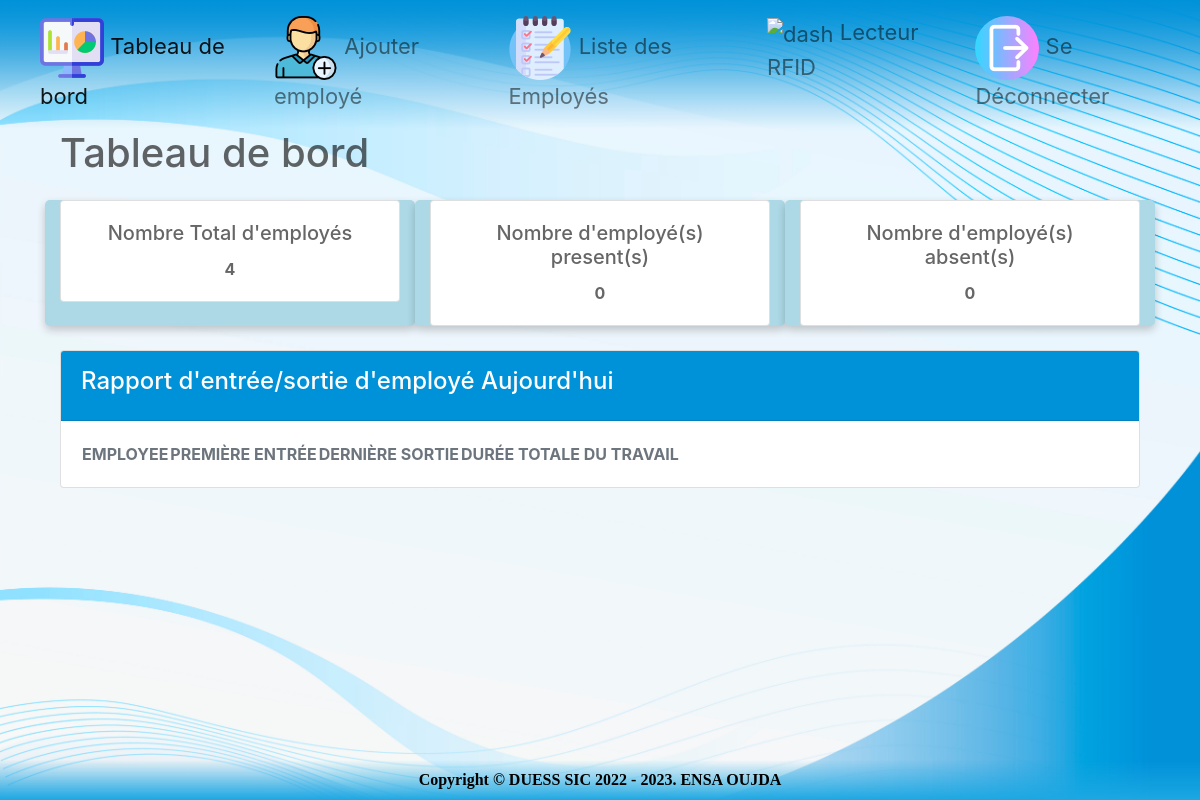
The app's page / (signed in), older data.
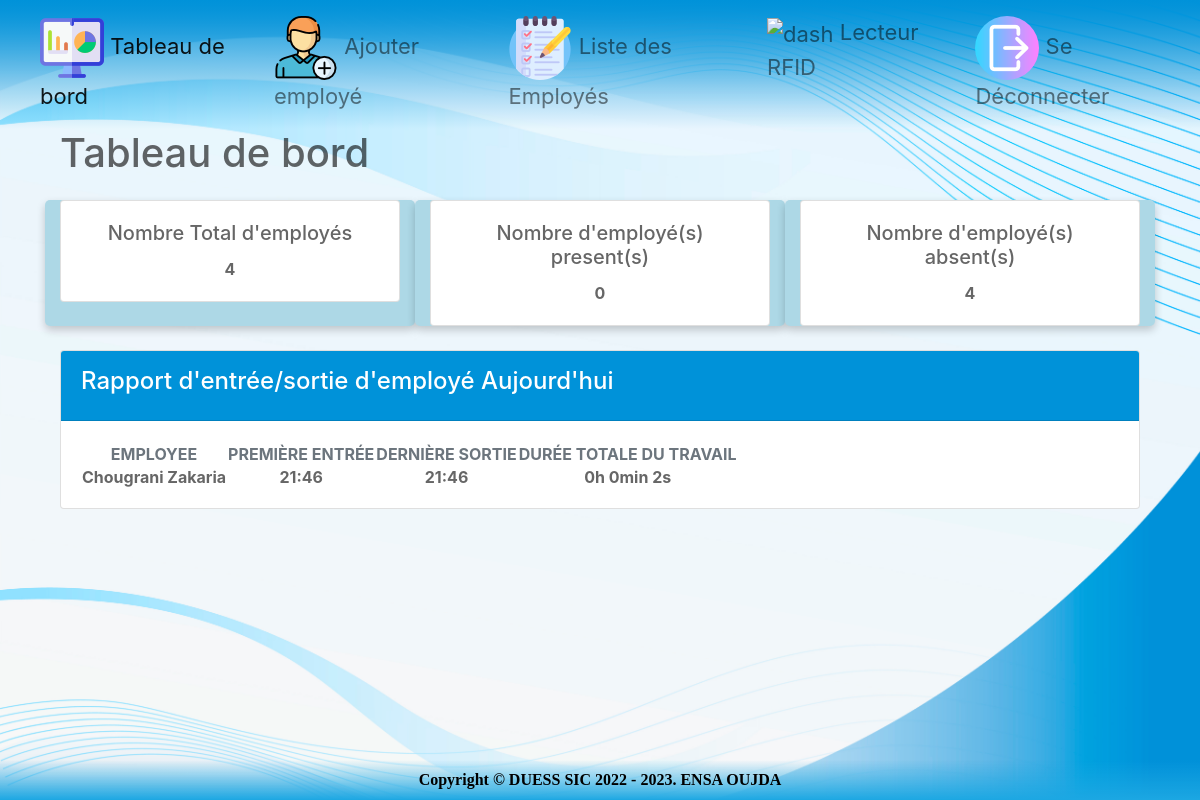
The same page, newer data.
### app/models.py (models this page shows, shortened)
class Employe(models.Model):
    nom = models.CharField(max_length=50)
    prenom = models.CharField(max_length=50)
    SEXE = [
        ("HOMME", "Homme"),
        ("FEMME", "Femme"),
    ]
    sexe = models.CharField(max_length=5, choices=SEXE)
    email = models.EmailField(max_length=254)
    tel = models.CharField(max_length=20)
    date_enregistrement = models.DateTimeField(auto_now_add=True)
    num_rfid = models.CharField(max_length=20, unique=True)

class EntreeSortie(models.Model):
    employe = models.ForeignKey(Employe, on_delete=models.CASCADE, related_name='entree_sorties')
    date_event = models.DateField(auto_now_add=True)
    TYPE_EVENT = [
        ("ENTREE", "Entree"),
        ("SORTIE", "Sortie"),
    ]
    type_event = models.CharField(max_length=6, choices=TYPE_EVENT)
    time = models.TimeField(auto_now_add=True)

### app/views.py (the view)
# urls.py: path("", views.dashboard, name="dashboard"),
@login_required(login_url='acces')
def dashboard(request):
    current_date = datetime.now()
    employee_count = Employe.objects.count()
    entry_exits = EntreeSortie.objects.filter(date_event=current_date).values('employe').distinct()
    report = []
    employee_count_p = 0  # Compteur pour les employés présents
    employee_count_a = 0  # Compteur pour les employés absents
    for entry_exit in entry_exits:
        employe_id = entry_exit['employe']
        employe = Employe.objects.get(pk=employe_id)
        first_entry = EntreeSortie.objects.filter(employe=employe, date_event=current_date, type_event='ENTREE').order_by('time').first()
        last_exit = EntreeSortie.objects.filter(employe=employe, date_event=current_date, type_event='SORTIE').order_by('-time').first()
        history_events = EntreeSortie.objects.filter(employe=employe, date_event=current_date)
        total_work_duration = timedelta()  # Réinitialisation de la durée de travail pour chaque employé
        duration_formatted = ""  # Réinitialisation du format de la durée pour chaque employé
        for i in range(0, len(history_events), 2):
            entry = history_events[i]
            exit_ = history_events[i + 1] if i + 1 < len(history_events) else None
            time_entry = datetime.combine(datetime.today().date(), entry.time)
            if exit_:
                time_exit = datetime.combine(datetime.today().date(), exit_.time)
                time_difference = time_exit - time_entry
                total_work_duration += time_difference
                total_duration = timedelta(seconds=total_work_duration.total_seconds())
                total_seconds = total_duration.total_seconds()
                hours, remainder = divmod(total_seconds, 3600)
                minutes, seconds = divmod(remainder, 60)
                duration_formatted = f"{hours:.0f}h {minutes:.0f}min {seconds:.0f}s"
            else:
                exit_ = None
        if entry:
            employee_count_p += 1
            employee_count_a = employee_count - employee_count_p
        if exit_:
            employee_count_p -= 1
            employee_count_a = employee_count - employee_count_p
        report.append({
            'Employe_nom': employe.nom,
            'Employe_prenom': employe.prenom,
            'premier_entre': first_entry.time if first_entry else 'No entry recorded',
            'dernier_sortie': last_exit.time if last_exit else 'No exit recorded',
            'total_work_duration': f'{duration_formatted}'
        })
    context = {
        'report': report,
        'employee_count_p': employee_count_p,
        'employee_count_a': employee_count_a,
        'employee_count': employee_count
    }
    return render(request, 'dashboard.html', context)

### templates/dashboard.html (shortened to what the changed rows need)
{% extends 'base.html' %}
{% load static %}
{% block content %}
    <div class="container">
        <h1 style="padding-bottom: 15px">Tableau de bord</h1>
        <div class="row">
            <div class="col-sm">
                <div class="card">
                    <div class="card-body">
                        <h5 class="card-title">Nombre d'employé(s) absent(s)</h5>
                        <p class="card-text text-center">{{ employee_count_a }}</p>
                    </div>
                </div>
            </div>
        </div>
        <br>
        <div class="row">
            <div class="col-12">
                <div class="card">
                    <div class="card-body">
                        <div class="table-responsive">
                            <table id="tableEntryExite">
                                <thead>
                                <tr>
                                    <th class="text-center text-uppercase text-secondary text-xxs font-weight-bolder opacity-7">
                                        Employee
                                    </th>
                                    <th class="text-center text-uppercase text-secondary text-xxs font-weight-bolder opacity-7">
                                        Première entrée
                                    </th>
                                    <th class="text-center text-uppercase text-secondary text-xxs font-weight-bolder opacity-7">
                                        Dernière sortie
                                    </th>
                                    <th class="text-center text-uppercase text-secondary text-xxs font-weight-bolder opacity-7">
                                        durée totale du travail
                                    </th>
                                </tr>
                                </thead>
                                <tbody>
                                {% for item in report %}
                                    <tr>
                                        <td class="align-middle text-center">
                                            <h6 class="text-xs font-weight-bold mb-0">{{ item.Employe_nom|title }} {{ item.Employe_prenom|title }}</h6>
                                        </td>
                                        <td class="align-middle text-center">
                                            <h6 class="text-xs font-weight-bold mb-0">
                                                {{ item.premier_entre|default:"No entry recorded"|time:"H:i" }}</h6>
                                        </td>
                                        <td class="align-middle text-center">
                                            <h6 class="text-xs font-weight-bold mb-0">
                                                {{ item.dernier_sortie|default:"No exit recorded"|time:"H:i" }}</h6>
                                        </td>
                                        <td class="align-middle text-center">
                                            <h6 class="text-xs font-weight-bold mb-0">{{ item.total_work_duration }}</h6>
                                        </td>
                                    </tr>
                                {% endfor %}
                                </tbody>
                            </table>
                        </div>
                    </div>
                </div>
            </div>
        </div>
    </div>
{% endblock %}

Row changes from the older to the newer data that the page shows:
now on this page (row unchanged): Employe: Employe_nom "Chougrani", Employe_prenom "Zakaria"
added EntreeSortie: premier_entre "21:46"
added EntreeSortie: dernier_sortie "21:46"
Text that changed along with them:
{{ employee_count_a }}: "0" → "4"
new list line: "0h 0min 2s"
